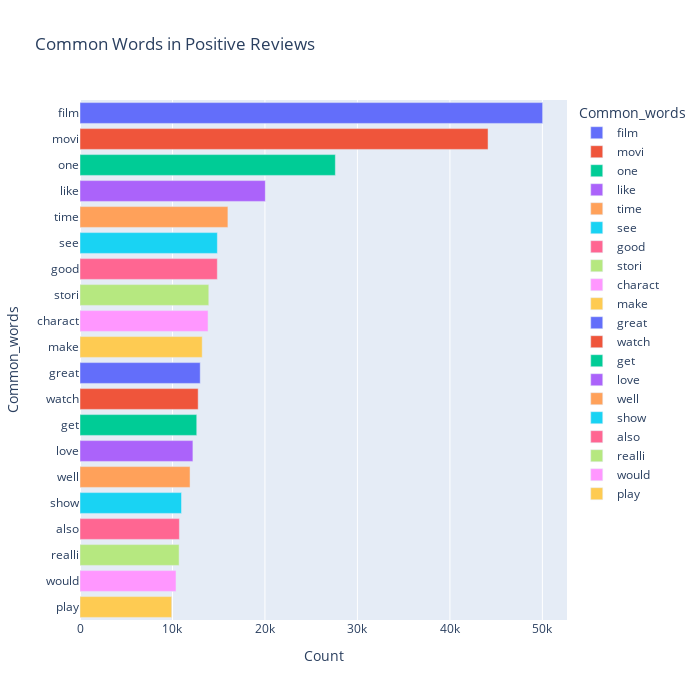

The cell this chart's notebook holds for it:
### Markdown cell above
### Unigram Analysis

### Code cell
most_common_uni_pos = get_top_text_ngrams(df.review[df.sentiment=='positive'], 20, 1)
most_common_uni_pos = dict(most_common_uni_pos)
temp = pd.DataFrame(columns=["Weighted_words", 'TFIDF Score'])
temp["Weighted_words"] = list(most_common_uni_pos.keys())
temp["TFIDF"] = list(most_common_uni_pos.values())
fig = px.bar(temp, x="TFIDF Score", y="Weighted_words", title='Weighted Words in Positive Reviews', orientation='h',
             width=700, height=700, color='Weighted_words')
fig.show()

### Figure 1 — Plotly figure (JSON) as saved in the notebook; plotly's stock layout.template omitted (floating-point values rounded to 4 significant figures)
{"data": [{"alignmentgroup": "True", "hovertemplate": "Common_words=%{y}<br>Count=%{x}<extra></extra>", "legendgroup": "film", "marker": {"color": "#636efa"}, "name": "film", "offsetgroup": "film", "orientation": "h", "showlegend": true, "textposition": "auto", "type": "bar", "x": [50029], "xaxis": "x", "y": ["film"], "yaxis": "y"}, {"alignmentgroup": "True", "hovertemplate": "Common_words=%{y}<br>Count=%{x}<extra></extra>", "legendgroup": "movi", "marker": {"color": "#EF553B"}, "name": "movi", "offsetgroup": "movi", "orientation": "h", "showlegend": true, "textposition": "auto", "type": "bar", "x": [44125], "xaxis": "x", "y": ["movi"], "yaxis": "y"}, {"alignmentgroup": "True", "hovertemplate": "Common_words=%{y}<br>Count=%{x}<extra></extra>", "legendgroup": "one", "marker": {"color": "#00cc96"}, "name": "one", "offsetgroup": "one", "orientation": "h", "showlegend": true, "textposition": "auto", "type": "bar", "x": [27612], "xaxis": "x", "y": ["one"], "yaxis": "y"}, {"alignmentgroup": "True", "hovertemplate": "Common_words=%{y}<br>Count=%{x}<extra></extra>", "legendgroup": "like", "marker": {"color": "#ab63fa"}, "name": "like", "offsetgroup": "like", "orientation": "h", "showlegend": true, "textposition": "auto", "type": "bar", "x": [20041], "xaxis": "x", "y": ["like"], "yaxis": "y"}, {"alignmentgroup": "True", "hovertemplate": "Common_words=%{y}<br>Count=%{x}<extra></extra>", "legendgroup": "time", "marker": {"color": "#FFA15A"}, "name": "time", "offsetgroup": "time", "orientation": "h", "showlegend": true, "textposition": "auto", "type": "bar", "x": [15994], "xaxis": "x", "y": ["time"], "yaxis": "y"}, {"alignmentgroup": "True", "hovertemplate": "Common_words=%{y}<br>Count=%{x}<extra></extra>", "legendgroup": "see", "marker": {"color": "#19d3f3"}, "name": "see", "offsetgroup": "see", "orientation": "h", "showlegend": true, "textposition": "auto", "type": "bar", "x": [14853], "xaxis": "x", "y": ["see"], "yaxis": "y"}, {"alignmentgroup": "True", "hovertemplate": "Common_words=%{y}<br>Count=%{x}<extra></extra>", "legendgroup": "good", "marker": {"color": "#FF6692"}, "name": "good", "offsetgroup": "good", "orientation": "h", "showlegend": true, "textposition": "auto", "type": "bar", "x": [14849], "xaxis": "x", "y": ["good"], "yaxis": "y"}, {"alignmentgroup": "True", "hovertemplate": "Common_words=%{y}<br>Count=%{x}<extra></extra>", "legendgroup": "stori", "marker": {"color": "#B6E880"}, "name": "stori", "offsetgroup": "stori", "orientation": "h", "showlegend": true, "textposition": "auto", "type": "bar", "x": [13928], "xaxis": "x", "y": ["stori"], "yaxis": "y"}, {"alignmentgroup": "True", "hovertemplate": "Common_words=%{y}<br>Count=%{x}<extra></extra>", "legendgroup": "charact", "marker": {"color": "#FF97FF"}, "name": "charact", "offsetgroup": "charact", "orientation": "h", "showlegend": true, "textposition": "auto", "type": "bar", "x": [13848], "xaxis": "x", "y": ["charact"], "yaxis": "y"}, {"alignmentgroup": "True", "hovertemplate": "Common_words=%{y}<br>Count=%{x}<extra></extra>", "legendgroup": "make", "marker": {"color": "#FECB52"}, "name": "make", "offsetgroup": "make", "orientation": "h", "showlegend": true, "textposition": "auto", "type": "bar", "x": [13215], "xaxis": "x", "y": ["make"], "yaxis": "y"}, {"alignmentgroup": "True", "hovertemplate": "Common_words=%{y}<br>Count=%{x}<extra></extra>", "legendgroup": "great", "marker": {"color": "#636efa"}, "name": "great", "offsetgroup": "great", "orientation": "h", "showlegend": true, "textposition": "auto", "type": "bar", "x": [13001], "xaxis": "x", "y": ["great"], "yaxis": "y"}, {"alignmentgroup": "True", "hovertemplate": "Common_words=%{y}<br>Count=%{x}<extra></extra>", "legendgroup": "watch", "marker": {"color": "#EF553B"}, "name": "watch", "offsetgroup": "watch", "orientation": "h", "showlegend": true, "textposition": "auto", "type": "bar", "x": [12778], "xaxis": "x", "y": ["watch"], "yaxis": "y"}, {"alignmentgroup": "True", "hovertemplate": "Common_words=%{y}<br>Count=%{x}<extra></extra>", "legendgroup": "get", "marker": {"color": "#00cc96"}, "name": "get", "offsetgroup": "get", "orientation": "h", "showlegend": true, "textposition": "auto", "type": "bar", "x": [12625], "xaxis": "x", "y": ["get"], "yaxis": "y"}, {"alignmentgroup": "True", "hovertemplate": "Common_words=%{y}<br>Count=%{x}<extra></extra>", "legendgroup": "love", "marker": {"color": "#ab63fa"}, "name": "love", "offsetgroup": "love", "orientation": "h", "showlegend": true, "textposition": "auto", "type": "bar", "x": [12210], "xaxis": "x", "y": ["love"], "yaxis": "y"}, {"alignmentgroup": "True", "hovertemplate": "Common_words=%{y}<br>Count=%{x}<extra></extra>", "legendgroup": "well", "marker": {"color": "#FFA15A"}, "name": "well", "offsetgroup": "well", "orientation": "h", "showlegend": true, "textposition": "auto", "type": "bar", "x": [11900], "xaxis": "x", "y": ["well"], "yaxis": "y"}, {"alignmentgroup": "True", "hovertemplate": "Common_words=%{y}<br>Count=%{x}<extra></extra>", "legendgroup": "show", "marker": {"color": "#19d3f3"}, "name": "show", "offsetgroup": "show", "orientation": "h", "showlegend": true, "textposition": "auto", "type": "bar", "x": [10977], "xaxis": "x", "y": ["show"], "yaxis": "y"}, {"alignmentgroup": "True", "hovertemplate": "Common_words=%{y}<br>Count=%{x}<extra></extra>", "legendgroup": "also", "marker": {"color": "#FF6692"}, "name": "also", "offsetgroup": "also", "orientation": "h", "showlegend": true, "textposition": "auto", "type": "bar", "x": [10748], "xaxis": "x", "y": ["also"], "yaxis": "y"}, {"alignmentgroup": "True", "hovertemplate": "Common_words=%{y}<br>Count=%{x}<extra></extra>", "legendgroup": "realli", "marker": {"color": "#B6E880"}, "name": "realli", "offsetgroup": "realli", "orientation": "h", "showlegend": true, "textposition": "auto", "type": "bar", "x": [10718], "xaxis": "x", "y": ["realli"], "yaxis": "y"}, {"alignmentgroup": "True", "hovertemplate": "Common_words=%{y}<br>Count=%{x}<extra></extra>", "legendgroup": "would", "marker": {"color": "#FF97FF"}, "name": "would", "offsetgroup": "would", "orientation": "h", "showlegend": true, "textposition": "auto", "type": "bar", "x": [10383], "xaxis": "x", "y": ["would"], "yaxis": "y"}, {"alignmentgroup": "True", "hovertemplate": "Common_words=%{y}<br>Count=%{x}<extra></extra>", "legendgroup": "play", "marker": {"color": "#FECB52"}, "name": "play", "offsetgroup": "play", "orientation": "h", "showlegend": true, "textposition": "auto", "type": "bar", "x": [9916], "xaxis": "x", "y": ["play"], "yaxis": "y"}], "layout": {"barmode": "relative", "height": 700, "legend": {"title": {"text": "Common_words"}, "tracegroupgap": 0}, "title": {"text": "Common Words in Positive Reviews"}, "width": 700, "xaxis": {"anchor": "y", "domain": [0, 1], "title": {"text": "Count"}}, "yaxis": {"anchor": "x", "categoryarray": ["play", "would", "realli", "also", "show", "well", "love", "get", "watch", "great", "make", "charact", "stori", "good", "see", "time", "like", "one", "movi", "film"], "categoryorder": "array", "domain": [0, 1], "title": {"text": "Common_words"}}}}
